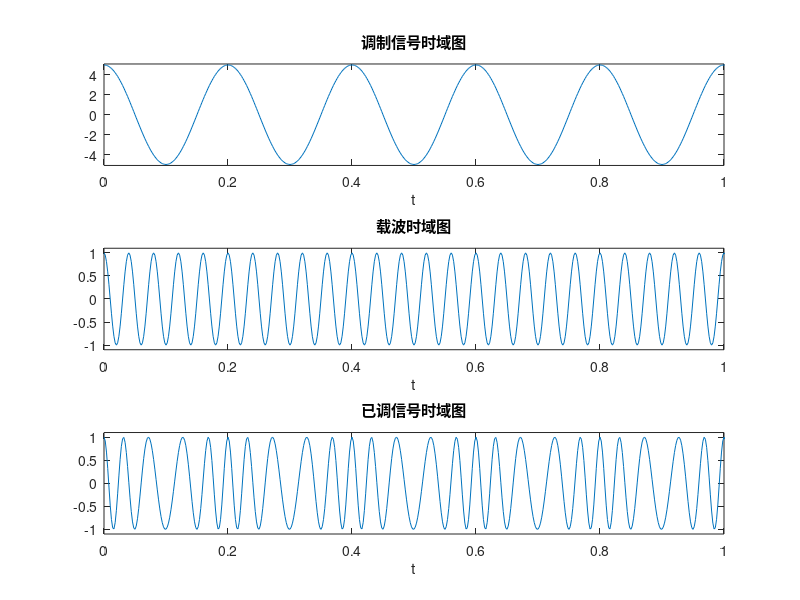

Recreate this plot in MATLAB. (Note: this script raises an error after producing the figure.)
clc;
clear;
close all;

% 确定仿真参数
% 调制信号幅度：5
% 调制信号频率：5Hz
% 载频：25Hz
% 调频指数：10
% 小信噪比：10dB
% 大信噪比：40dB


%% 初始化
% fs = 99999;
fm = 5;
fc = 25;
dt=0.002;   %设定步长
t=0:dt:3;
NFFT = 2^16; %傅里叶变换点数
f = linspace(-0.5/dt, 0.5/dt, NFFT); %生成-fs/2到 fs/2的NFFT个点
int_mt = zeros(1,length(t)) ;
kf = 10:5:20; %调频指数
kd = 1000; %调频灵敏度

for ii = 1:length(kf)
    %% 生成调制信号、载波信号以及已调信号
    mt = 5 * cos(2*pi*fm*t); %m(t)调制信号
    ct = cos(2*pi*fc*t); %载波
    int_mt(1) = 0;
    %对mt进行积分
    for i = 1:length(t)-1
        int_mt(i+1) = int_mt(i) + mt(i)*dt;
    end
    sft = cos(2*pi*fc*t + kf(ii).*int_mt);
    
    %% 生成解调信号
    sdt = [0 diff(sft)];        % 先对已调信号做微分
    rt = abs(hilbert(sdt));     % 再构造解析信号求包络,得到非相干解调信号;
    rt = rt - mean(rt);
    rt = kd * rt;
    
    %% 绘制三类信号的时域图
    figure %绘制图形
    subplot(311);
    plot(t, mt);
    axis([0 1 -5.1 5.1])
    xlabel('t');
    title('调制信号时域图');
    subplot(312);
    plot(t, ct);
    axis([0 1 -1.1 1.1])
    xlabel('t');
    title('载波时域图');
    subplot(313);
    plot(t,sft) ;
    axis([0 1 -1.1 1.1])
    xlabel('t')
    title('已调信号时域图');
    
    %% 绘制调制信号与已调信号的频域图
    [f1,fmm]=T2F(t,mt);
    [f2,Fm]=T2F(t,sft);%傅里叶变换得到频谱
    figure%绘制已调信号时频域图
    subplot(211);
    plot(f1,abs(fmm)) ;
    axis([-40 40 0 max(abs(fmm))]);
    xlabel('f(Hz)')
    title('调制信号频谱');
    subplot(212)
    plot(f2,abs(Fm));
    axis([-60 60 0 max(abs(Fm))]);
    title('已调信号频谱');
    xlabel('f(Hz)')
    
    
    %**************figure(3)无噪声解调信号的时域图******************
    figure
    subplot(3,1,1);plot(t,mt);		           %绘制调制信号的时域图
    xlabel('时间t');
    title('调制信号的时域图');
    subplot(3,1,2);plot(t,sft);		       %绘制已调信号的时域图
    xlabel('时间t');
    title('无噪声条件下已调信号的时域图');
    subplot(3,1,3);plot(t,rt);		       %绘制已调信号的时域图
    xlabel('时间t');
    title('无噪声条件下解调信号的时域图');
    
    %% 绘制已调信号时域图和信噪比条件下含高斯白噪声的已调信号时域图
    A = 1;
    SNRdB = 10:10:40;
    SNRdB_str = ['10' , '20'  ,'30'  ,'40'];
    SNR = 10.^(SNRdB/10);
    sigma = A*A./SNR ;
    out_sft = zeros(length(SNRdB),length(sft));
    figure
    for i = 1:length(SNRdB)
        noise = sqrt(sigma(i))*randn([1 length(t)]);
        out_sft(i,:) = noise + sft;
        sdt = [0 diff(out_sft(i,:))];        % 先对已调信号做微分
        rt = abs(hilbert(sdt));     % 再构造解析信号求包络,得到非相干解调信号;
        rt = rt - mean(rt);
%         rt = kd * rt;
        subplot(length(SNRdB),1,i)
        [f,F]=T2F(t,rt);%傅里叶变换得到频谱
        plot(f,abs(F));
%         plot(t,rt);
%         xlabel('t(s)')

        axis([-70 70 0 max(abs(F))]);
        xlabel('f(Hz)')
        title(['解调信号频域分析图信噪比为',SNRdB_str(1,2*i-1:2*i),'dB']);
    end
end
